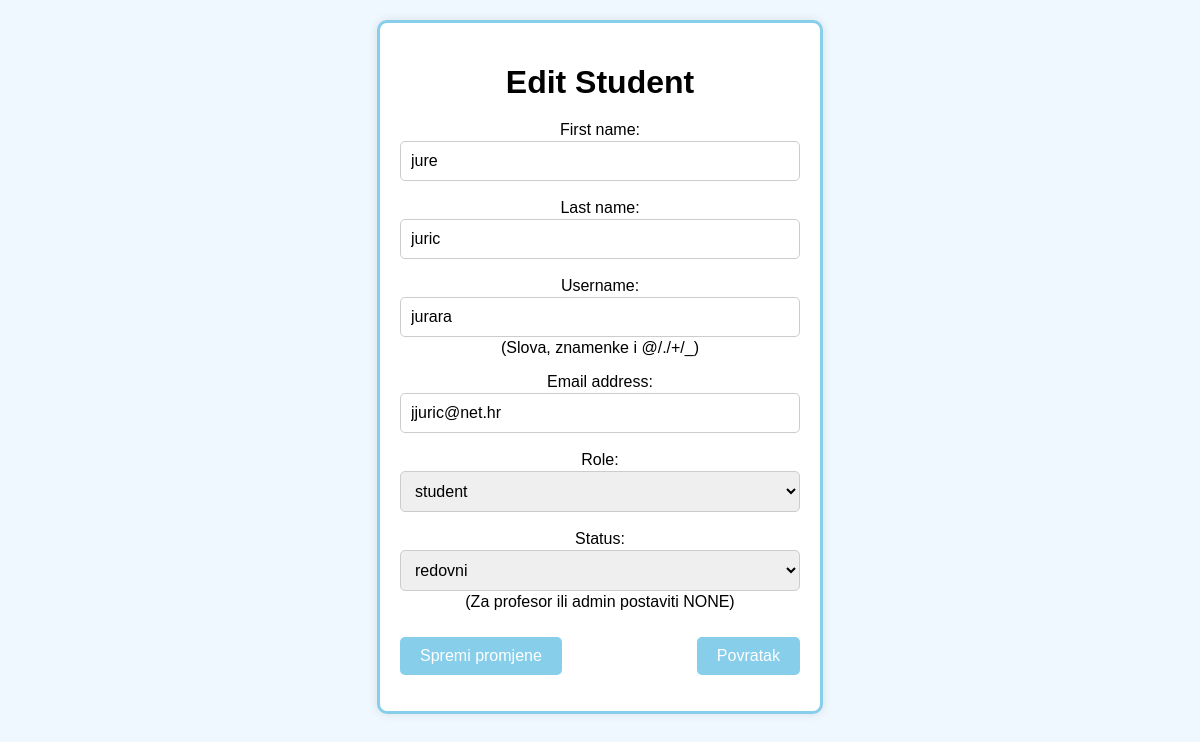
The page /adminPanel/editStudent/4 on the database its author committed.
### app_1/models.py (models this page shows)
class Korisnik(AbstractUser):
    roles = (('admin','administrator'),('prof','profesor'),('stud','student'))
    role = models.CharField(max_length=50,choices=roles)
    statuses = (('none','none'),('izv','izvanredni'),('red','redovni'))
    status = models.CharField(max_length=50,choices=statuses)

### app_1/views.py (the view)
# urls.py: path('adminPanel/editStudent/<int:studentID>',views.edit_student,name="editStudent"),
def edit_student(request,studentID):
    student = Korisnik.objects.get(pk = studentID)
    print(student)
    if request.method == 'POST':
        form = FormEditKorisnik(request.POST,instance=student)
        if form.is_valid():
            form.save()
            return redirect('all_students')
    else:
        form = FormEditKorisnik(instance=student)
    return render(request,'edit_student.html',{'form':form})

### app_1/forms.py
class FormEditKorisnik(ModelForm):
    class Meta:
        model = Korisnik
        fields = ['first_name','last_name','username','email','role','status']
        help_texts = {
            'username':'(Slova, znamenke i @/./+/_)',
            'status':'(Za profesor ili admin postaviti NONE)'
        }

### app_1/templates/edit_student.html (shortened to what this page needs)
{% block edit_student %}
<head>
</head>
<body>
    <div class="container">
        <h1>Edit Student</h1>
        <form method="post">
            {{ form.as_p }}
            <div class="button_container">
                <input type="submit" value="Spremi promjene">
                <a class="back_button" href="javascript:history.back()">Povratak</a>
            </div>
        </form>
    </div>
</body>
{% endblock %}

### app_1/templates/edit_student.html (style rules this page uses)
body { font-family: Arial, sans-serif; background-color: #f0f8ff; margin: 0; padding: 20px; display: flex; justify-content: center; align-items: flex-start; min-height: 100vh; }
.container { border: 3px solid skyblue; padding: 20px; border-radius: 10px; background-color: white; box-shadow: 0 0 10px rgba(0, 0, 0, 0.1); max-width: 400px; width: 100%; text-align: center; position: relative; }
h1 { margin-bottom: 20px; }
input[type="text"], input[type="number"],input[type="email"],input[type="password"], select { width: 100%; padding: 10px; margin: 2px 0; box-sizing: border-box; border: 1px solid #ccc; border-radius: 5px; font-size: 1em; }
input[type="submit"] { background-color: skyblue; border: none; color: white; padding: 10px 20px; text-decoration: none; display: inline-block; font-size: 1em; margin-top: 10px; cursor: pointer; border-radius: 5px; }
.back_button { padding: 10px 20px; background-color: skyblue; color: white; text-decoration: none; border-radius: 5px; display: inline-block; margin-top: 10px; }
.button_container { display: flex; justify-content: space-between; align-items: center; margin-top: 10px; }

### rows shown on the page
Korisnik: first_name "jure", last_name "juric", username "jurara", email "jjuric@net.hr", role "student", status "redovni"
